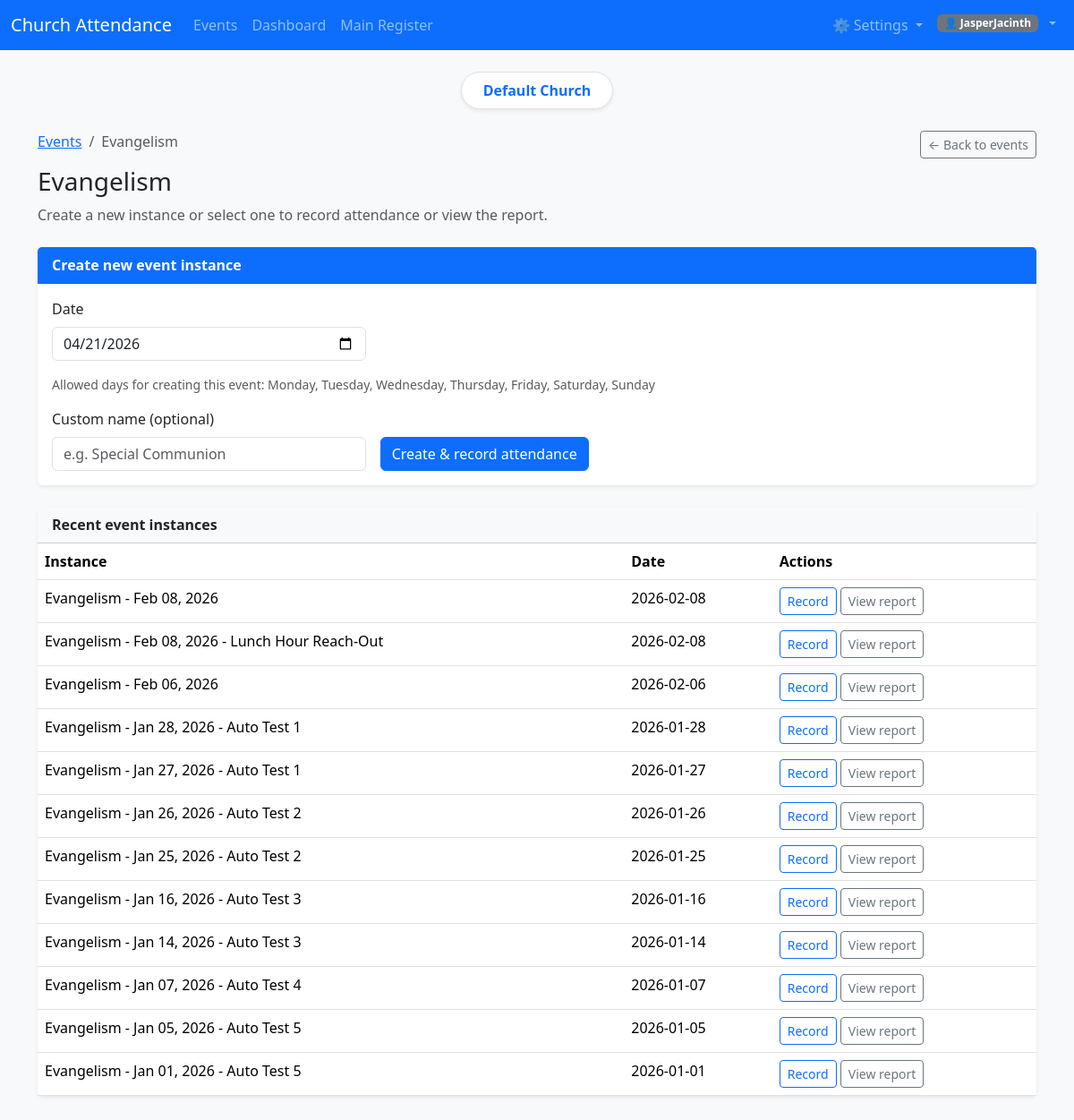
The page /events/evangelism/ (signed in) on the database its author committed.
### accounts/models.py (models this page shows, shortened)
class User(AbstractUser):
    organization = models.ForeignKey(
        Organization,
        on_delete=models.CASCADE,
        null=True,
        blank=True,
        related_name="users",
    )
    organizations = models.ManyToManyField(
        Organization,
        blank=True,
        related_name="members",
        help_text="Additional organizations this user can switch to.",
    )
    def get_accessible_organizations(self):
        orgs = list(self.organizations.all())
        if self.organization and self.organization not in orgs:
            orgs.insert(0, self.organization)
        return orgs

class Organization(models.Model):
    name = models.CharField(max_length=200)
    created_at = models.DateTimeField(auto_now_add=True)
    class Meta:
        ordering = ["name"]

### attendance/models.py (models this page shows, shortened)
class Service(models.Model):
    EVANGELISM = "evangelism"
    CRUSADE = "crusade"
    PRAYERS = "prayers"
    HOME_FELLOWSHIP = "home_fellowship"
    WORSHIP_PRACTICE = "worship_practice"
    WORSHIP_EXTRAVAGANZA = "worship_extravaganza"
    SATURDAY_PREPARATIONS = "saturday_preparations"
    SUNDAY_SERVICE = "sunday_service"
    OTHERS = "others"
    SERVICE_TYPE_CHOICES = [
        (EVANGELISM, "Evangelism"),
        (CRUSADE, "Crusade"),
        (PRAYERS, "Prayers"),
        (HOME_FELLOWSHIP, "Home Fellowship"),
        (WORSHIP_PRACTICE, "Worship Practice"),
        (WORSHIP_EXTRAVAGANZA, "Worship Extravaganza"),
        (SATURDAY_PREPARATIONS, "Saturday Preparations"),
        (SUNDAY_SERVICE, "Sunday Service"),
        (OTHERS, "Others"),
    ]
    date = models.DateField()
    start_time = models.TimeField(null=True, blank=True)
    service_type = models.CharField(
        max_length=30,
        choices=SERVICE_TYPE_CHOICES,
        default=SUNDAY_SERVICE,
    )
    title = models.CharField(max_length=200, blank=True)
    location = models.CharField(max_length=200, blank=True)
    notes = models.TextField(blank=True)
    organization = models.ForeignKey(
        "accounts.Organization",
        on_delete=models.CASCADE,
        null=True,
        blank=True,
        related_name="services",
    )
    created_by = models.ForeignKey(
        User,
        null=True,
        blank=True,
        on_delete=models.SET_NULL,
        related_name="services_created",
    )
    created_at = models.DateTimeField(auto_now_add=True)
    updated_at = models.DateTimeField(auto_now=True)
    class Meta:
        ordering = ["-date", "-start_time"]
        unique_together = ("date", "service_type", "title")

### reports/views.py (the view, shortened to what this page needs)
# urls.py: path("events/<str:service_type>/", event_instances_view, name="event_instances"),
@login_required
def event_instances_view(request, service_type):
    valid_types = [st[0] for st in SERVICE_TYPES]
    if service_type not in valid_types:
        messages.error(request, "Invalid event type.")
        return redirect("events")
    org = _get_org(request)
    service_type_label = dict(SERVICE_TYPES).get(service_type, service_type)
    instances_qs = Service.objects.filter(service_type=service_type)
    if org:
        instances_qs = instances_qs.filter(organization=org)
    instances = instances_qs.order_by("-date", "-start_time")[:50]
    context = {
        "service_type": service_type,
        "service_type_label": service_type_label,
        "instances": instances,
        "today": date.today().strftime("%Y-%m-%d"),
        "allowed_days": SERVICE_DAY_RULES.get(service_type, list(range(7))),
        "allowed_days_names": ", ".join([WEEKDAY_NAMES[d] for d in SERVICE_DAY_RULES.get(service_type, list(range(7))) ]),
    }
    return render(request, "reports/event_instances.html", context)

### reports/views.py (called while the page is built)
def _get_org(request):
    if not request.user.is_authenticated:
        return None
    accessible = getattr(request.user, 'get_accessible_organizations', lambda: [])()
    if not accessible:
        return getattr(request.user, 'organization', None)
    current_id = request.session.get('current_organization_id')
    if current_id:
        for org in accessible:
            if org.id == current_id:
                return org
    org = request.user.organization or (accessible[0] if accessible else None)
    if org:
        request.session['current_organization_id'] = org.id
    return org

### reports/templates/reports/event_instances.html (shortened to what this page needs)
{% extends "base.html" %}
{% block content %}
<div class="row mb-4">
    <div class="col">
        <nav aria-label="breadcrumb">
            <ol class="breadcrumb">
                <li class="breadcrumb-item"><a href="{% url 'events' %}">Events</a></li>
                <li class="breadcrumb-item active">{{ service_type_label }}</li>
            </ol>
        </nav>
        <h1 class="h3">{{ service_type_label }}</h1>
        <p class="text-muted mb-0">Create a new instance or select one to record attendance or view the report.</p>
    </div>
    <div class="col-auto">
        <a href="{% url 'events' %}" class="btn btn-outline-secondary btn-sm">← Back to events</a>
    </div>
</div>
<div class="card border-0 shadow-sm mb-4">
    <div class="card-header bg-primary text-white py-2">
        <strong>Create new event instance</strong>
    </div>
    <div class="card-body">
        <form method="post" class="row g-3 align-items-end">
            <div class="col-md-4">
                <label for="instance_date" class="form-label">Date</label>
                <input type="date" name="instance_date" id="instance_date" class="form-control" value="{{ today }}" required>
            </div>
            <div class="col-12">
                <div class="small text-muted">Allowed days for creating this event: {{ allowed_days_names }}</div>
            </div>
            <div class="col-md-4">
                <label for="instance_title" class="form-label">Custom name (optional)</label>
                <input type="text" name="instance_title" id="instance_title" class="form-control" placeholder="e.g. Special Communion">
            </div>
            <div class="col-md-4">
                <button type="submit" class="btn btn-primary">Create & record attendance</button>
            </div>
        </form>
    </div>
</div>
<div class="card border-0 shadow-sm">
    <div class="card-header bg-light py-2">
        <strong>Recent event instances</strong>
    </div>
    <div class="card-body p-0">
        {% if instances %}
        <div class="table-responsive">
            <table class="table table-hover mb-0">
                <thead>
                    <tr>
                        <th>Instance</th>
                        <th>Date</th>
                        <th>Actions</th>
                    </tr>
                </thead>
                <tbody>
                    {% for s in instances %}
                    <tr>
                        <td>
                            {% if s.title %}
                                {{ service_type_label }} - {{ s.date|date:"M d, Y" }} - {{ s.title }}
                            {% else %}
                                {{ service_type_label }} - {{ s.date|date:"M d, Y" }}
                            {% endif %}
                        </td>
                        <td>{{ s.date|date:"Y-m-d" }}</td>
                        <td>
                            <a href="{% url 'record_attendance' service_type=service_type service_id=s.id %}" class="btn btn-sm btn-outline-primary">Record</a>
                            <a href="{% url 'event_instance_report' service_type=service_type service_id=s.id %}" class="btn btn-sm btn-outline-secondary">View report</a>
                        </td>
                    </tr>
                    {% endfor %}
                </tbody>
            </table>
        </div>
        {% else %}
        <p class="text-muted p-3 mb-0">No instances yet. Create one above to get started.</p>
        {% endif %}
    </div>
</div>
{% endblock %}

### templates/base.html (shortened to what this page needs)
<!DOCTYPE html>
<html lang="en">
<head>
    <link
        href="https://cdn.jsdelivr.net/npm/bootstrap@5.3.3/dist/css/bootstrap.min.css"
        rel="stylesheet"
    >
</head>
<body class="bg-light">
<nav class="navbar navbar-expand-lg navbar-dark bg-primary mb-4">
    <div class="container-fluid">
        <a class="navbar-brand" href="{% url 'events' %}">Church Attendance</a>
        <div class="collapse navbar-collapse" id="navbarNav">
            <ul class="navbar-nav me-auto">
                <li class="nav-item">
                    <a class="nav-link" href="{% url 'events' %}">Events</a>
                </li>
                <li class="nav-item">
                    <a class="nav-link" href="{% url 'dashboard' %}">Dashboard</a>
                </li>
                <li class="nav-item">
                    <a class="nav-link" href="{% url 'register' %}">Main Register</a>
                </li>
            </ul>
            <ul class="navbar-nav ms-auto">
                {% if request.user.is_authenticated %}
                    <li class="nav-item dropdown">
                        <a class="nav-link dropdown-toggle" href="#" id="settingsDropdown" role="button" data-bs-toggle="dropdown" aria-expanded="false">
                            ⚙️ Settings
                        </a>
                    </li>
                    <li class="nav-item dropdown">
                        <a class="nav-link dropdown-toggle d-flex align-items-center gap-2" href="#" id="accountDropdown" role="button" data-bs-toggle="dropdown" aria-expanded="false">
                            <span class="badge bg-secondary">👤 {{ request.user.username }}</span>
                        </a>
                    </li>
                {% else %}
                    <li class="nav-item">
                        <a class="nav-link" href="{% url 'accounts:login' %}">Sign in</a>
                    </li>
                {% endif %}
            </ul>
        </div>
    </div>
</nav>
<main class="container mb-5">
    {% if request.user.is_authenticated %}
    <div class="text-center mb-4">
        <div class="d-inline-block px-4 py-2 bg-white shadow-sm rounded-pill border">
            <span class="text-primary fw-semibold">
                {% if current_organization and current_organization.name %}
                    {{ current_organization.name }}
                {% else %}
                    {{ request.user.username }}
                {% endif %}
            </span>
        </div>
    </div>
    {% endif %}
    {% block content %}{% endblock %}
</main>
</body>
</html>

### rows shown on the page
User: user.username "JasperJacinth"
Organization: name "Default Church"
Service: service_type "Evangelism", date "Feb 08, 2026", date "2026-02-08"
Service: service_type "Evangelism", date "Feb 08, 2026", title "Lunch Hour Reach-Out", date "2026-02-08"
Service: service_type "Evangelism", date "Feb 06, 2026", date "2026-02-06"
Service: service_type "Evangelism", date "Jan 28, 2026", title "Auto Test 1", date "2026-01-28"
Service: service_type "Evangelism", date "Jan 27, 2026", title "Auto Test 1", date "2026-01-27"
Service: service_type "Evangelism", date "Jan 26, 2026", title "Auto Test 2", date "2026-01-26"
Service: service_type "Evangelism", date "Jan 25, 2026", title "Auto Test 2", date "2026-01-25"
Service: service_type "Evangelism", date "Jan 16, 2026", title "Auto Test 3", date "2026-01-16"
Service: service_type "Evangelism", date "Jan 14, 2026", title "Auto Test 3", date "2026-01-14"
Service: service_type "Evangelism", date "Jan 07, 2026", title "Auto Test 4", date "2026-01-07"
Service: service_type "Evangelism", date "Jan 05, 2026", title "Auto Test 5", date "2026-01-05"
Service: service_type "Evangelism", date "Jan 01, 2026", title "Auto Test 5", date "2026-01-01"

### other values the page prints
{{ service_type_label }} "Evangelism"
{{ allowed_days_names }} "Monday, Tuesday, Wednesday, Thursday, Friday, Saturday, Sunday"
